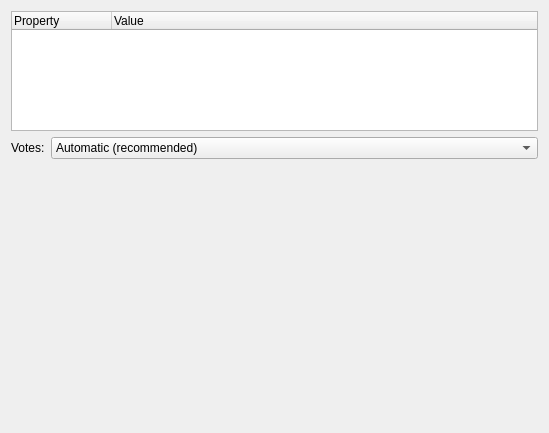
<?xml version="1.0" encoding="UTF-8"?>
<ui version="4.0">
 <class>DynamicPegPage</class>
 <widget class="QWidget" name="DynamicPegPage">
  <property name="geometry">
   <rect>
    <x>0</x>
    <y>0</y>
    <width>549</width>
    <height>433</height>
   </rect>
  </property>
  <property name="windowTitle">
   <string>Form</string>
  </property>
  <layout class="QGridLayout" name="gridLayout">
   <item row="0" column="0">
    <widget class="QTreeWidget" name="values">
     <property name="sizePolicy">
      <sizepolicy hsizetype="Expanding" vsizetype="Minimum">
       <horstretch>0</horstretch>
       <verstretch>1</verstretch>
      </sizepolicy>
     </property>
     <property name="minimumSize">
      <size>
       <width>0</width>
       <height>120</height>
      </size>
     </property>
     <property name="alternatingRowColors">
      <bool>true</bool>
     </property>
     <property name="rootIsDecorated">
      <bool>false</bool>
     </property>
     <property name="uniformRowHeights">
      <bool>true</bool>
     </property>
     <property name="itemsExpandable">
      <bool>false</bool>
     </property>
     <property name="allColumnsShowFocus">
      <bool>true</bool>
     </property>
     <column>
      <property name="text">
       <string>Property</string>
      </property>
     </column>
     <column>
      <property name="text">
       <string>Value</string>
      </property>
     </column>
    </widget>
   </item>
   <item row="1" column="0">
    <layout class="QHBoxLayout" name="horizontalLayout">
     <item>
      <widget class="QLabel" name="labelVotes">
       <property name="text">
        <string>Votes:</string>
       </property>
      </widget>
     </item>
     <item>
      <widget class="QComboBox" name="comboVotes">
       <property name="sizePolicy">
        <sizepolicy hsizetype="MinimumExpanding" vsizetype="Fixed">
         <horstretch>0</horstretch>
         <verstretch>0</verstretch>
        </sizepolicy>
       </property>
       <item>
        <property name="text">
         <string>Automatic (recommended)</string>
        </property>
       </item>
       <item>
        <property name="text">
         <string>No change</string>
        </property>
       </item>
       <item>
        <property name="text">
         <string>Deflation</string>
        </property>
       </item>
       <item>
        <property name="text">
         <string>Inflation</string>
        </property>
       </item>
       <item>
        <property name="text">
         <string>Disable</string>
        </property>
       </item>
      </widget>
     </item>
    </layout>
   </item>
   <item row="2" column="0">
    <widget class="QWidget" name="chart1" native="true">
     <property name="sizePolicy">
      <sizepolicy hsizetype="Preferred" vsizetype="MinimumExpanding">
       <horstretch>0</horstretch>
       <verstretch>10</verstretch>
      </sizepolicy>
     </property>
     <property name="minimumSize">
      <size>
       <width>0</width>
       <height>200</height>
      </size>
     </property>
    </widget>
   </item>
  </layout>
 </widget>
 <resources/>
 <connections/>
</ui>
